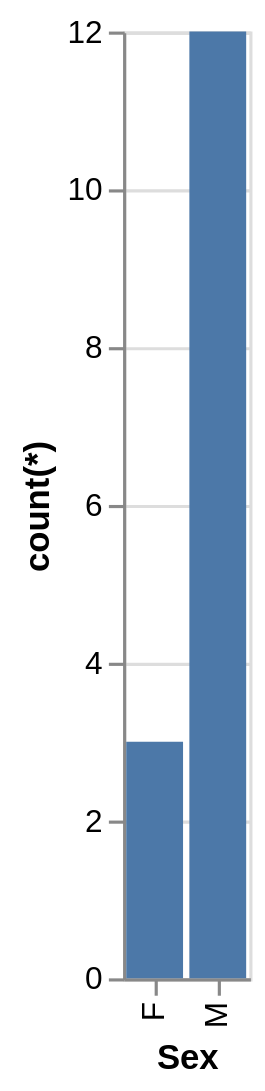

Specify this chart in Vega-Lite:
### Vega-Lite specification from a JSON file in a GitHub repository (floating-point values rounded to 4 significant figures)
{"data": {"values": [{"x_data": "F", "y_data": 3}, {"x_data": "M", "y_data": 12}]}, "mark": "bar", "encoding": {"x": {"field": "x_data", "type": "nominal", "title": "Sex", "sort": "ascending"}, "y": {"field": "y_data", "type": "quantitative", "title": "count(*)"}}}
